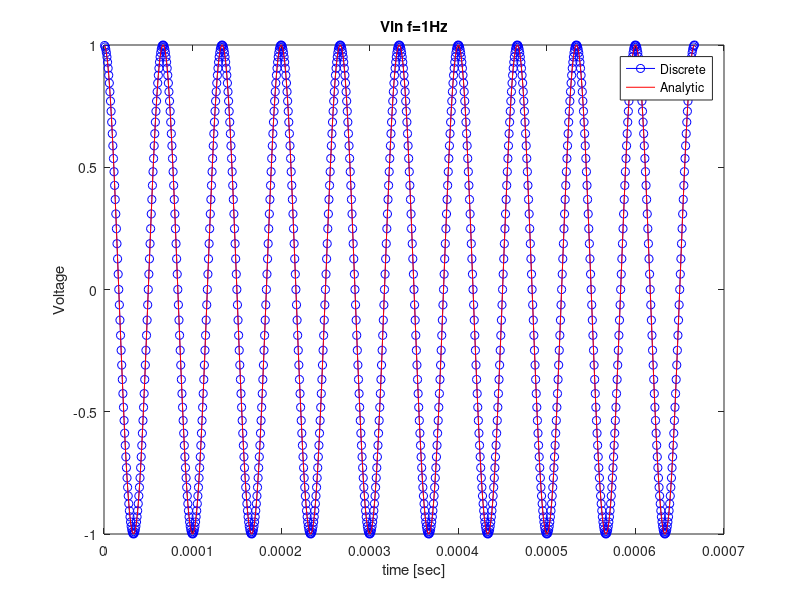
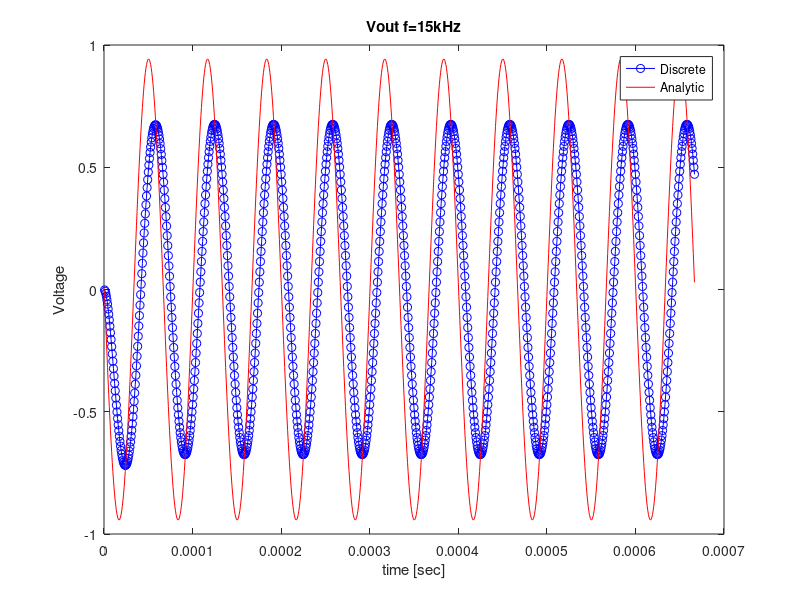
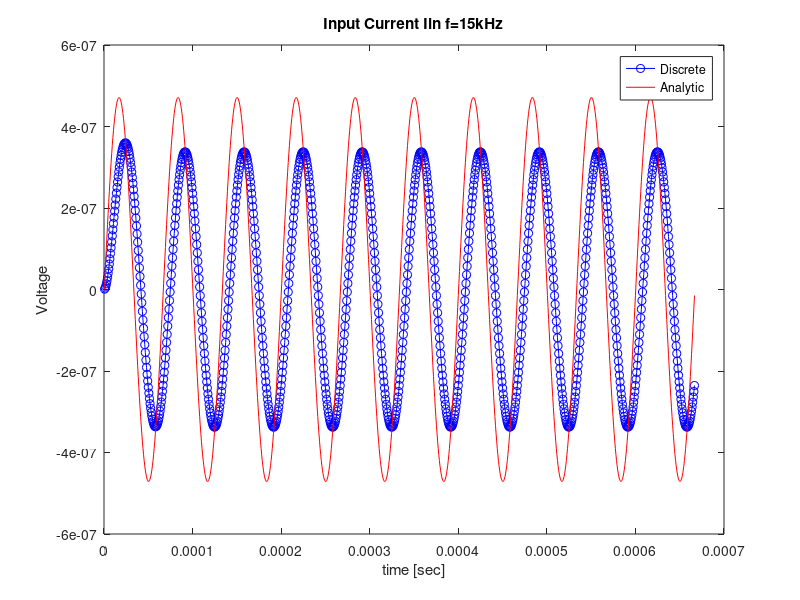

Write the MATLAB code that produced these figures, in order.
clear all;
close all;

R = 2e6; %Ohm
C = 5e-12; %F
%freq = 1e0; %1Hz
freq = 15e3; %15kHz
deltat = 1/freq/100; %0.01 of a period

A = zeros(5,5);
A(1,:) = [ 0 0 0 1 0];
A(2,:) = [ 0 1 0 -C/deltat C/deltat];
A(3,:) = [ 0 0 1 0 -1/R];
A(4,:) = [ 1 1 0 0 0 ];
A(5,:) = [ 0 -1 1 0 0 ];

b = zeros(5,1);

solution = [ 0 0 0 1 0 ]';
N = 1000;
%N= 10000;
Vin_t = zeros(1,N);
Vout_t = zeros(1,N);
Ir_t = zeros(1,N);
Ic_t = zeros(1,N);
Iin_t = zeros(1,N);

for iter=1:N
    t = iter*deltat;
    solution_old = solution;
    b(1,1) = cos(2*pi*freq*t);
    b(2,1) = -C/deltat*(solution_old(4,1)-solution_old(5,1));
    solution =A\b;
    %plot(t,solution(4,1),'-o');hold on; % Vin
    Vin_t(1,iter) = solution(4,1);
    Vout_t(1,iter) = solution(5,1);
    Ir_t(1,iter) = solution(3,1);
    Ic_t(1,iter) = solution(2,1);
    Iin_t(1,iter) = solution(1,1);
    %VoutVout
end

time = [deltat:deltat:N*deltat];
time_2 = [deltat:deltat:N*deltat-deltat];
Vin = cos(2*pi*freq*time);



Vout(1,1) = 0;
for iter=1:1:N-1
    Vout(1,iter+1) = (R*C)*(Vin(1,iter+1)-Vin(1,iter))/deltat;
    
end


Ir = Vout/R;
Ic = Ir;
Iin = -Ic;

figure(1)
plot(time,Vin_t,'Color','b','Marker','o')
hold on;
plot(time,Vin,'r')
title('Vin f=1Hz')
legend('Discrete','Analytic')
xlabel('time [sec]')
ylabel('Voltage')


figure(2)
plot(time,Vout_t,'Color','b','Marker','o')
hold on;
plot(time,Vout,'r')
%title('Vout f=1Hz')
title('Vout f=15kHz')
legend('Discrete','Analytic')
xlabel('time [sec]')
ylabel('Voltage')

figure(3)
plot(time,Iin_t,'Color','b','Marker','o')
hold on;
plot(time,Iin,'r')
%title('Input Current Iin f=1Hz')
title('Input Current Iin f=15kHz')
legend('Discrete','Analytic')
xlabel('time [sec]')
ylabel('Voltage')
